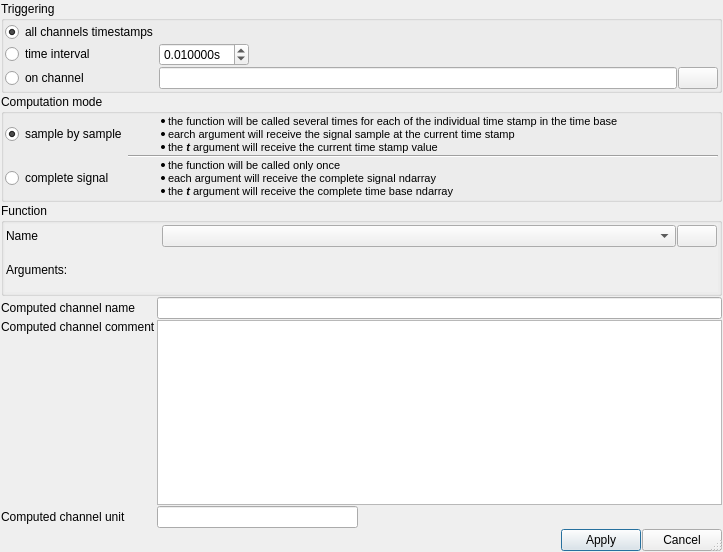
<?xml version="1.0" encoding="UTF-8"?>
<ui version="4.0">
 <class>ComputedChannel</class>
 <widget class="QDialog" name="ComputedChannel">
  <property name="geometry">
   <rect>
    <x>0</x>
    <y>0</y>
    <width>723</width>
    <height>552</height>
   </rect>
  </property>
  <property name="maximumSize">
   <size>
    <width>16777215</width>
    <height>16777215</height>
   </size>
  </property>
  <property name="windowTitle">
   <string>Define new channel</string>
  </property>
  <property name="windowIcon">
   <iconset resource="resource.qrc">
    <normaloff>:/plus.png</normaloff>:/plus.png</iconset>
  </property>
  <property name="sizeGripEnabled">
   <bool>true</bool>
  </property>
  <layout class="QGridLayout" name="gridLayout" rowstretch="0,0,1,0,0,0,0,0" columnstretch="0,0,0,0,0">
   <property name="leftMargin">
    <number>1</number>
   </property>
   <property name="topMargin">
    <number>1</number>
   </property>
   <property name="rightMargin">
    <number>1</number>
   </property>
   <property name="bottomMargin">
    <number>1</number>
   </property>
   <property name="spacing">
    <number>1</number>
   </property>
   <item row="5" column="1" colspan="4">
    <widget class="QPlainTextEdit" name="comment"/>
   </item>
   <item row="7" column="3">
    <widget class="QPushButton" name="apply_btn">
     <property name="text">
      <string>Apply</string>
     </property>
    </widget>
   </item>
   <item row="0" column="0" colspan="5">
    <widget class="QGroupBox" name="groupBox_3">
     <property name="title">
      <string>Triggering</string>
     </property>
     <layout class="QGridLayout" name="gridLayout_8">
      <property name="leftMargin">
       <number>1</number>
      </property>
      <property name="topMargin">
       <number>1</number>
      </property>
      <property name="rightMargin">
       <number>1</number>
      </property>
      <property name="bottomMargin">
       <number>1</number>
      </property>
      <property name="spacing">
       <number>1</number>
      </property>
      <item row="1" column="2">
       <spacer name="horizontalSpacer_8">
        <property name="orientation">
         <enum>Qt::Orientation::Horizontal</enum>
        </property>
        <property name="sizeHint" stdset="0">
         <size>
          <width>40</width>
          <height>20</height>
         </size>
        </property>
       </spacer>
      </item>
      <item row="1" column="1">
       <widget class="QDoubleSpinBox" name="trigger_interval">
        <property name="suffix">
         <string>s</string>
        </property>
        <property name="decimals">
         <number>6</number>
        </property>
        <property name="minimum">
         <double>0.000001000000000</double>
        </property>
        <property name="maximum">
         <double>10.000000000000000</double>
        </property>
        <property name="singleStep">
         <double>0.100000000000000</double>
        </property>
        <property name="value">
         <double>0.010000000000000</double>
        </property>
       </widget>
      </item>
      <item row="4" column="1" colspan="2">
       <widget class="QLineEdit" name="trigger_channel"/>
      </item>
      <item row="4" column="0">
       <widget class="QRadioButton" name="triggering_on_channel">
        <property name="text">
         <string>on channel</string>
        </property>
       </widget>
      </item>
      <item row="1" column="0">
       <widget class="QRadioButton" name="triggering_on_interval">
        <property name="text">
         <string>time interval</string>
        </property>
       </widget>
      </item>
      <item row="4" column="3">
       <widget class="QPushButton" name="trigger_search_btn">
        <property name="text">
         <string/>
        </property>
        <property name="icon">
         <iconset resource="resource.qrc">
          <normaloff>:/search.png</normaloff>:/search.png</iconset>
        </property>
       </widget>
      </item>
      <item row="0" column="0">
       <widget class="QRadioButton" name="triggering_on_all">
        <property name="text">
         <string>all channels timestamps</string>
        </property>
        <property name="checked">
         <bool>true</bool>
        </property>
       </widget>
      </item>
     </layout>
    </widget>
   </item>
   <item row="7" column="1">
    <spacer name="horizontalSpacer_3">
     <property name="orientation">
      <enum>Qt::Orientation::Horizontal</enum>
     </property>
     <property name="sizeHint" stdset="0">
      <size>
       <width>40</width>
       <height>20</height>
      </size>
     </property>
    </spacer>
   </item>
   <item row="7" column="4">
    <widget class="QPushButton" name="cancel_btn">
     <property name="text">
      <string>Cancel</string>
     </property>
    </widget>
   </item>
   <item row="6" column="0">
    <widget class="QLabel" name="label_6">
     <property name="text">
      <string>Computed channel unit</string>
     </property>
    </widget>
   </item>
   <item row="5" column="0">
    <widget class="QLabel" name="label_8">
     <property name="text">
      <string>Computed channel comment</string>
     </property>
     <property name="alignment">
      <set>Qt::AlignmentFlag::AlignLeading|Qt::AlignmentFlag::AlignLeft|Qt::AlignmentFlag::AlignTop</set>
     </property>
    </widget>
   </item>
   <item row="6" column="1">
    <widget class="QLineEdit" name="unit">
     <property name="placeholderText">
      <string/>
     </property>
    </widget>
   </item>
   <item row="3" column="0">
    <widget class="QLabel" name="label_7">
     <property name="text">
      <string>Computed channel name</string>
     </property>
    </widget>
   </item>
   <item row="3" column="1" colspan="4">
    <widget class="QLineEdit" name="name">
     <property name="inputMask">
      <string/>
     </property>
     <property name="text">
      <string/>
     </property>
     <property name="placeholderText">
      <string/>
     </property>
    </widget>
   </item>
   <item row="7" column="2">
    <spacer name="horizontalSpacer_7">
     <property name="orientation">
      <enum>Qt::Orientation::Horizontal</enum>
     </property>
     <property name="sizeHint" stdset="0">
      <size>
       <width>40</width>
       <height>20</height>
      </size>
     </property>
    </spacer>
   </item>
   <item row="2" column="0" colspan="5">
    <widget class="QGroupBox" name="groupBox">
     <property name="title">
      <string>Function</string>
     </property>
     <layout class="QVBoxLayout" name="verticalLayout">
      <property name="spacing">
       <number>1</number>
      </property>
      <property name="leftMargin">
       <number>1</number>
      </property>
      <property name="topMargin">
       <number>1</number>
      </property>
      <property name="rightMargin">
       <number>1</number>
      </property>
      <property name="bottomMargin">
       <number>1</number>
      </property>
      <item>
       <widget class="QScrollArea" name="scrollArea">
        <property name="frameShape">
         <enum>QFrame::Shape::NoFrame</enum>
        </property>
        <property name="lineWidth">
         <number>0</number>
        </property>
        <property name="widgetResizable">
         <bool>true</bool>
        </property>
        <widget class="QWidget" name="args_widget">
         <property name="geometry">
          <rect>
           <x>0</x>
           <y>0</y>
           <width>717</width>
           <height>71</height>
          </rect>
         </property>
         <layout class="QGridLayout" name="arg_layout">
          <property name="leftMargin">
           <number>1</number>
          </property>
          <property name="topMargin">
           <number>1</number>
          </property>
          <property name="rightMargin">
           <number>1</number>
          </property>
          <property name="bottomMargin">
           <number>1</number>
          </property>
          <property name="spacing">
           <number>1</number>
          </property>
          <item row="0" column="2">
           <widget class="QPushButton" name="show_definition_btn">
            <property name="text">
             <string/>
            </property>
            <property name="icon">
             <iconset resource="resource.qrc">
              <normaloff>:/info.png</normaloff>:/info.png</iconset>
            </property>
           </widget>
          </item>
          <item row="1" column="1">
           <spacer name="horizontalSpacer">
            <property name="orientation">
             <enum>Qt::Orientation::Horizontal</enum>
            </property>
            <property name="sizeHint" stdset="0">
             <size>
              <width>40</width>
              <height>20</height>
             </size>
            </property>
           </spacer>
          </item>
          <item row="0" column="0">
           <widget class="QLabel" name="label_9">
            <property name="minimumSize">
             <size>
              <width>155</width>
              <height>0</height>
             </size>
            </property>
            <property name="text">
             <string>Name</string>
            </property>
           </widget>
          </item>
          <item row="0" column="1">
           <widget class="QComboBox" name="functions"/>
          </item>
          <item row="1" column="0">
           <widget class="QLabel" name="label">
            <property name="text">
             <string>Arguments:</string>
            </property>
           </widget>
          </item>
         </layout>
        </widget>
       </widget>
      </item>
     </layout>
    </widget>
   </item>
   <item row="1" column="0" colspan="5">
    <widget class="QGroupBox" name="groupBox_2">
     <property name="title">
      <string>Computation mode</string>
     </property>
     <layout class="QGridLayout" name="gridLayout_2" columnstretch="0,1">
      <property name="leftMargin">
       <number>1</number>
      </property>
      <property name="topMargin">
       <number>1</number>
      </property>
      <property name="rightMargin">
       <number>1</number>
      </property>
      <property name="bottomMargin">
       <number>1</number>
      </property>
      <property name="spacing">
       <number>1</number>
      </property>
      <item row="2" column="0">
       <widget class="QRadioButton" name="complete_signal">
        <property name="text">
         <string>complete signal</string>
        </property>
        <property name="checked">
         <bool>false</bool>
        </property>
       </widget>
      </item>
      <item row="2" column="1">
       <widget class="QLabel" name="label_25">
        <property name="text">
         <string>&lt;!DOCTYPE HTML PUBLIC &quot;-//W3C//DTD HTML 4.0//EN&quot; &quot;http://www.w3.org/TR/REC-html40/strict.dtd&quot;&gt;
&lt;html&gt;&lt;head&gt;&lt;meta name=&quot;qrichtext&quot; content=&quot;1&quot; /&gt;&lt;meta charset=&quot;utf-8&quot; /&gt;&lt;style type=&quot;text/css&quot;&gt;
p, li { white-space: pre-wrap; }
hr { height: 1px; border-width: 0; }
&lt;/style&gt;&lt;/head&gt;&lt;body style=&quot; font-family:'Segoe UI'; font-size:9pt; font-weight:400; font-style:normal;&quot;&gt;
&lt;ul style=&quot;margin-top: 0px; margin-bottom: 0px; margin-left: 0px; margin-right: 0px; -qt-list-indent: 1;&quot;&gt;&lt;li style=&quot; font-family:'MS Shell Dlg 2'; font-size:8pt;&quot; style=&quot; margin-top:0px; margin-bottom:0px; margin-left:0px; margin-right:0px; -qt-block-indent:0; text-indent:0px;&quot;&gt;the function will be called only once&lt;/li&gt;
&lt;li style=&quot; font-family:'MS Shell Dlg 2'; font-size:8pt;&quot; style=&quot; margin-top:0px; margin-bottom:0px; margin-left:0px; margin-right:0px; -qt-block-indent:0; text-indent:0px;&quot;&gt;each argument will receive the complete signal ndarray&lt;/li&gt;&lt;/ul&gt;
&lt;ul style=&quot;margin-top: 0px; margin-bottom: 0px; margin-left: 0px; margin-right: 0px; -qt-list-indent: 1;&quot;&gt;&lt;li style=&quot; font-family:'MS Shell Dlg 2'; font-size:8pt;&quot; style=&quot; margin-top:0px; margin-bottom:0px; margin-left:0px; margin-right:0px; -qt-block-indent:0; text-indent:0px;&quot;&gt;the&lt;span style=&quot; font-style:italic;&quot;&gt; &lt;/span&gt;&lt;span style=&quot; font-weight:700; font-style:italic;&quot;&gt;t&lt;/span&gt;&lt;span style=&quot; font-style:italic;&quot;&gt; &lt;/span&gt;argument will receive the complete time base ndarray&lt;/li&gt;&lt;/ul&gt;&lt;/body&gt;&lt;/html&gt;</string>
        </property>
       </widget>
      </item>
      <item row="0" column="1">
       <widget class="QLabel" name="label_24">
        <property name="text">
         <string>&lt;!DOCTYPE HTML PUBLIC &quot;-//W3C//DTD HTML 4.0//EN&quot; &quot;http://www.w3.org/TR/REC-html40/strict.dtd&quot;&gt;
&lt;html&gt;&lt;head&gt;&lt;meta name=&quot;qrichtext&quot; content=&quot;1&quot; /&gt;&lt;meta charset=&quot;utf-8&quot; /&gt;&lt;style type=&quot;text/css&quot;&gt;
p, li { white-space: pre-wrap; }
hr { height: 1px; border-width: 0; }
&lt;/style&gt;&lt;/head&gt;&lt;body style=&quot; font-family:'Segoe UI'; font-size:9pt; font-weight:400; font-style:normal;&quot;&gt;
&lt;ul style=&quot;margin-top: 0px; margin-bottom: 0px; margin-left: 0px; margin-right: 0px; -qt-list-indent: 1;&quot;&gt;&lt;li style=&quot; font-family:'MS Shell Dlg 2'; font-size:8pt;&quot; style=&quot; margin-top:12px; margin-bottom:0px; margin-left:0px; margin-right:0px; -qt-block-indent:0; text-indent:0px;&quot;&gt;the function will be called several times for each of the individual time stamp in the time base&lt;/li&gt;
&lt;li style=&quot; font-family:'MS Shell Dlg 2'; font-size:8pt;&quot; style=&quot; margin-top:0px; margin-bottom:0px; margin-left:0px; margin-right:0px; -qt-block-indent:0; text-indent:0px;&quot;&gt;earch argument will receive the signal sample at the current time stamp&lt;/li&gt;
&lt;li style=&quot; font-family:'MS Shell Dlg 2'; font-size:8pt;&quot; style=&quot; margin-top:0px; margin-bottom:0px; margin-left:0px; margin-right:0px; -qt-block-indent:0; text-indent:0px;&quot;&gt;the&lt;span style=&quot; font-weight:700; font-style:italic;&quot;&gt; t&lt;/span&gt; argument will receive the current time stamp value&lt;/li&gt;&lt;/ul&gt;&lt;/body&gt;&lt;/html&gt;</string>
        </property>
        <property name="textFormat">
         <enum>Qt::TextFormat::RichText</enum>
        </property>
        <property name="wordWrap">
         <bool>false</bool>
        </property>
       </widget>
      </item>
      <item row="0" column="0">
       <widget class="QRadioButton" name="sample_by_sample">
        <property name="text">
         <string>sample by sample</string>
        </property>
        <property name="checked">
         <bool>true</bool>
        </property>
       </widget>
      </item>
      <item row="1" column="1">
       <widget class="Line" name="line">
        <property name="orientation">
         <enum>Qt::Orientation::Horizontal</enum>
        </property>
       </widget>
      </item>
     </layout>
    </widget>
   </item>
  </layout>
 </widget>
 <tabstops>
  <tabstop>triggering_on_all</tabstop>
  <tabstop>triggering_on_interval</tabstop>
  <tabstop>trigger_interval</tabstop>
  <tabstop>triggering_on_channel</tabstop>
  <tabstop>trigger_channel</tabstop>
  <tabstop>trigger_search_btn</tabstop>
  <tabstop>sample_by_sample</tabstop>
  <tabstop>complete_signal</tabstop>
  <tabstop>scrollArea</tabstop>
  <tabstop>functions</tabstop>
  <tabstop>show_definition_btn</tabstop>
  <tabstop>name</tabstop>
  <tabstop>comment</tabstop>
  <tabstop>unit</tabstop>
  <tabstop>apply_btn</tabstop>
  <tabstop>cancel_btn</tabstop>
 </tabstops>
 <resources>
  <include location="resource.qrc"/>
 </resources>
 <connections/>
</ui>
